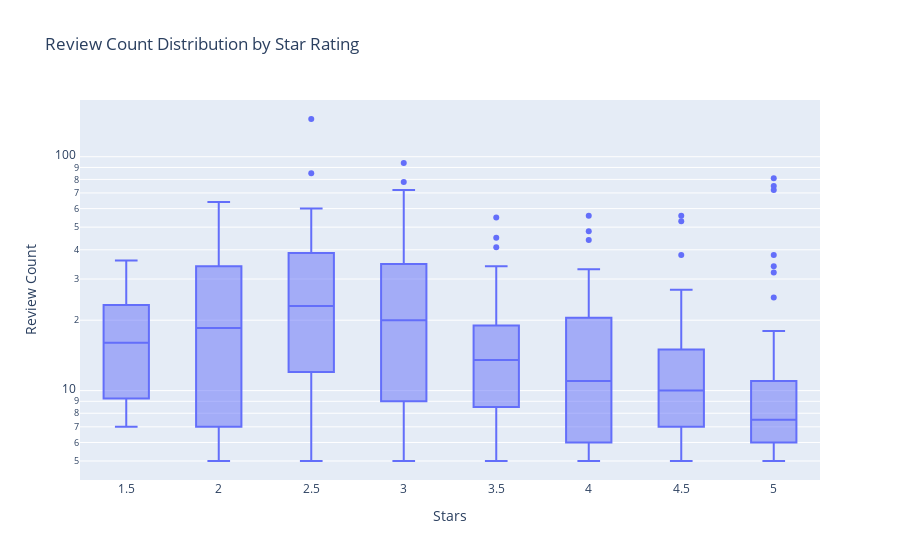

Here is the notebook cell this chart was saved with:
### Code cell
fig = px.box(
    df_b,
    x="stars",
    y="review_count",
    points=None,
    log_y=True,
    labels={"stars": "Stars", "review_count": "Review Count"},
    title="Review Count Distribution by Star Rating"
)
fig.show()

### Figure 1 — Plotly figure (JSON) as saved in the notebook; plotly's stock layout.template omitted (floating-point values rounded to 4 significant figures; data arrays with more than 128 entries replaced by an {"elided": "..."} marker saying what was removed)
{"data": [{"alignmentgroup": "True", "hovertemplate": "Stars=%{x}<br>Review Count=%{y}<extra></extra>", "legendgroup": "", "marker": {"color": "#636efa"}, "name": "", "notched": false, "offsetgroup": "", "orientation": "v", "showlegend": false, "type": "box", "x": {"elided": "316 float values"}, "x0": " ", "xaxis": "x", "y": {"elided": "316 int values"}, "y0": " ", "yaxis": "y"}], "layout": {"boxmode": "group", "legend": {"tracegroupgap": 0}, "title": {"text": "Review Count Distribution by Star Rating"}, "xaxis": {"anchor": "y", "domain": [0, 1], "title": {"text": "Stars"}}, "yaxis": {"anchor": "x", "domain": [0, 1], "title": {"text": "Review Count"}, "type": "log"}}}
